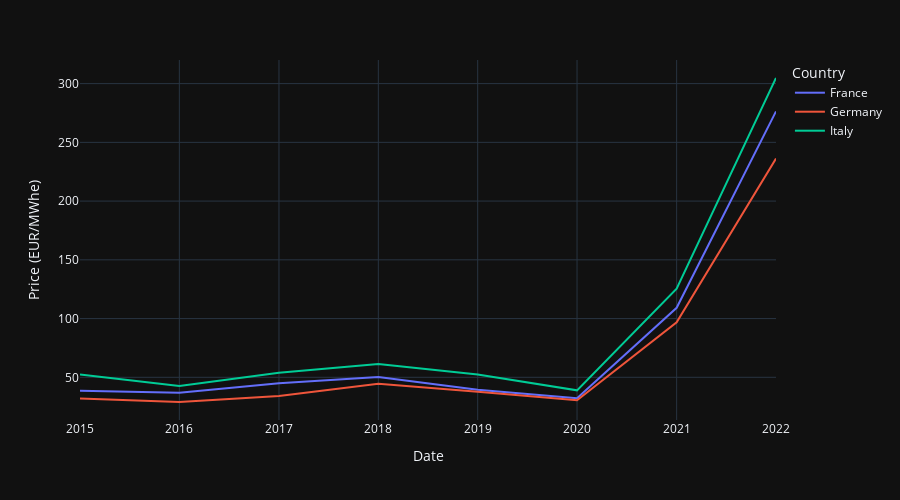

Notebook source saved alongside this figure:
### Code cell
# Code to download data from https://ember-climate.org/app/uploads/2022/09/european_wholesale_electricity_price_data_daily-4.csv

import pandas as pd
import plotly_express as px

# Select data to chart
data_frequency = 3 # Enter 1 (daily prices), 2 (monthly average prices), 3 (yearly average prices)
country_coverage = 2 # Enter 1 (all countries), 2 (specific countries that need to be listed in 'country_list' variable below)
country_list = ['Germany', 'France', 'Italy'] # for use when user wants to import data for certain countries (i.e. option 2 in 'country_coverage')


def time_series_data_func(df, country_list): # returns time series data (for charting) as well as geographical data (for mapping) of daily/monthly/yearly prices either for all countries or for some. 
    # save ISO3 country codes in a DataFrame. ISO3 codes will be used later to create geographical map chart
    country_names  = list(df['Country'].unique()) # assign unique country names to country_names list
    country_codes = list(df['ISO3 Code'].unique()) # assign unique ISO3 country codes to country_codes list
    df_ISO_codes = pd.DataFrame({'Country': country_names, 'ISO3 Code': country_codes}) # create 'df_ISO_codes' DataFrame to host country names and their ISO3 codes
    if country_coverage == 2: # filters time series data only for certain countries that were selected in 'country_list' variable
        df = df[df['Country'].isin(country_list)]
    if data_frequency == 1: # returns time series data (for charting) as well as geographical data (for mapping) of all daily prices either for all countries or for some. 
        df_geo = geo_data_func(df, df_ISO_codes) # formats data that will be used later to create geographical map chart
        return df, df_geo
    elif data_frequency == 2 or data_frequency == 3: # returns time series data (for charting) as well as geographical data (for mapping) of average monthly/yearly prices either for all countries or for some. 
        # calculate monthly average prices by country
        df = df.pivot(index='Date', columns='Country', values='Price (EUR/MWhe)') # move country names to columns
        if data_frequency == 2:
            df = df.groupby(pd.PeriodIndex(df.index, freq="M")).mean() # calculate monthly average values per country
        elif data_frequency == 3:
            df = df.groupby(pd.PeriodIndex(df.index, freq="Y")).mean() # calculate monthly average values per country
        df = df.reset_index() # move 'Date' column from being index into a separate column
        df = df.melt(id_vars=['Date'], value_vars=list(df.columns)[1:], var_name='Country', value_name='Price (EUR/MWhe)') # move individual country columns into a single 'Country' column
        df['Date'] = df['Date'].dt.to_timestamp() # convert DataFrame periods (e.g. 2015-01) to timestamp (e.g. 2015-01-01)
        df_geo = geo_data_func(df, df_ISO_codes) # formats data that will be used later to create geographical map chart
        return df, df_geo

def geo_data_func(df, df_ISO_codes): # formats data that will be used later to create geographical map chart
    if data_frequency == 1:
        df_geo = df
    elif data_frequency == 2 or data_frequency == 3:
        df_geo = pd.merge(df, df_ISO_codes, on ='Country', how ='left').dropna() # add 'ISO3 Code' column to 'df_avg_m' DataFrame. This will be used later to create a geographic map chart. Also, uses 'dropna()' function to remove NaN values to prevent geographic chart from showing wrong colours due to NaN values.
    df_geo = df_geo.sort_values('Date').groupby('Country').tail(1) # filter to show the latest (by 'Date' column) value per country
    df_geo = df_geo.sort_values('Price (EUR/MWhe)') # sort by values
    return df_geo


def line_chart_func(df): # creates chart of the latest daily or latest average monthly/yearly prices by country
    fig = px.line(df, 
        x=df['Date'],
        y=df['Price (EUR/MWhe)'],
        color=df['Country'],
        height=500, 
        width=900,
        template='plotly_dark'
        )  # charts the data
    fig.show() # chart daily the data

# create geographic map of the latest daily or latest average monthly/yearly prices by country
def geo_map_func(df):
    map_fig = px.scatter_geo(df,
                            locations='ISO3 Code',
                            projection='orthographic',
                            color='Price (EUR/MWhe)',
                            height=500, 
                            width=900,
                            color_continuous_scale=['green', 'yellow', 'red'],
                            #color_continuous_scale=px.colors.sequential.Viridis,
                            #color_continuous_scale='Bluered_r',
                            opacity=0.8,
                            hover_name='Country',
                            hover_data=['Country', 'Price (EUR/MWhe)']
    )
    map_fig.show()



# download data from CSV into DataFrame
df = pd.read_csv('european_wholesale_electricity_price_data_daily-4.csv') # copy CSV file downloaded from https://ember-climate.org/app/uploads/2022/09/european_wholesale_electricity_price_data_daily-4.csv into 'df' DataFrame into the same directory as this python file

# functions to run

time_series_data = time_series_data_func(df, country_list)
time_series_chart = line_chart_func(time_series_data[0])
geo_map= geo_map_func(time_series_data[1])

### Figure 1 — Plotly figure (JSON) as saved in the notebook; plotly's stock layout.template omitted (floating-point values rounded to 4 significant figures)
{"data": [{"hovertemplate": "Country=France<br>Date=%{x}<br>Price (EUR/MWhe)=%{y}<extra></extra>", "legendgroup": "France", "line": {"color": "#636efa", "dash": "solid"}, "marker": {"symbol": "circle"}, "mode": "lines", "name": "France", "orientation": "v", "showlegend": true, "type": "scatter", "x": ["2015-01-01T00:00:00", "2016-01-01T00:00:00", "2017-01-01T00:00:00", "2018-01-01T00:00:00", "2019-01-01T00:00:00", "2020-01-01T00:00:00", "2021-01-01T00:00:00", "2022-01-01T00:00:00"], "xaxis": "x", "y": [38.53, 36.75, 44.96, 50.2, 39.45, 32.2, 109.2, 276.4], "yaxis": "y"}, {"hovertemplate": "Country=Germany<br>Date=%{x}<br>Price (EUR/MWhe)=%{y}<extra></extra>", "legendgroup": "Germany", "line": {"color": "#EF553B", "dash": "solid"}, "marker": {"symbol": "circle"}, "mode": "lines", "name": "Germany", "orientation": "v", "showlegend": true, "type": "scatter", "x": ["2015-01-01T00:00:00", "2016-01-01T00:00:00", "2017-01-01T00:00:00", "2018-01-01T00:00:00", "2019-01-01T00:00:00", "2020-01-01T00:00:00", "2021-01-01T00:00:00", "2022-01-01T00:00:00"], "xaxis": "x", "y": [31.88, 28.98, 34.19, 44.47, 37.67, 30.47, 96.85, 236.3], "yaxis": "y"}, {"hovertemplate": "Country=Italy<br>Date=%{x}<br>Price (EUR/MWhe)=%{y}<extra></extra>", "legendgroup": "Italy", "line": {"color": "#00cc96", "dash": "solid"}, "marker": {"symbol": "circle"}, "mode": "lines", "name": "Italy", "orientation": "v", "showlegend": true, "type": "scatter", "x": ["2015-01-01T00:00:00", "2016-01-01T00:00:00", "2017-01-01T00:00:00", "2018-01-01T00:00:00", "2019-01-01T00:00:00", "2020-01-01T00:00:00", "2021-01-01T00:00:00", "2022-01-01T00:00:00"], "xaxis": "x", "y": [52.38, 42.69, 53.93, 61.28, 52.34, 38.92, 125.5, 304.8], "yaxis": "y"}], "layout": {"height": 500, "legend": {"title": {"text": "Country"}, "tracegroupgap": 0}, "margin": {"t": 60}, "width": 900, "xaxis": {"anchor": "y", "domain": [0, 1], "title": {"text": "Date"}}, "yaxis": {"anchor": "x", "domain": [0, 1], "title": {"text": "Price (EUR/MWhe)"}}}}
